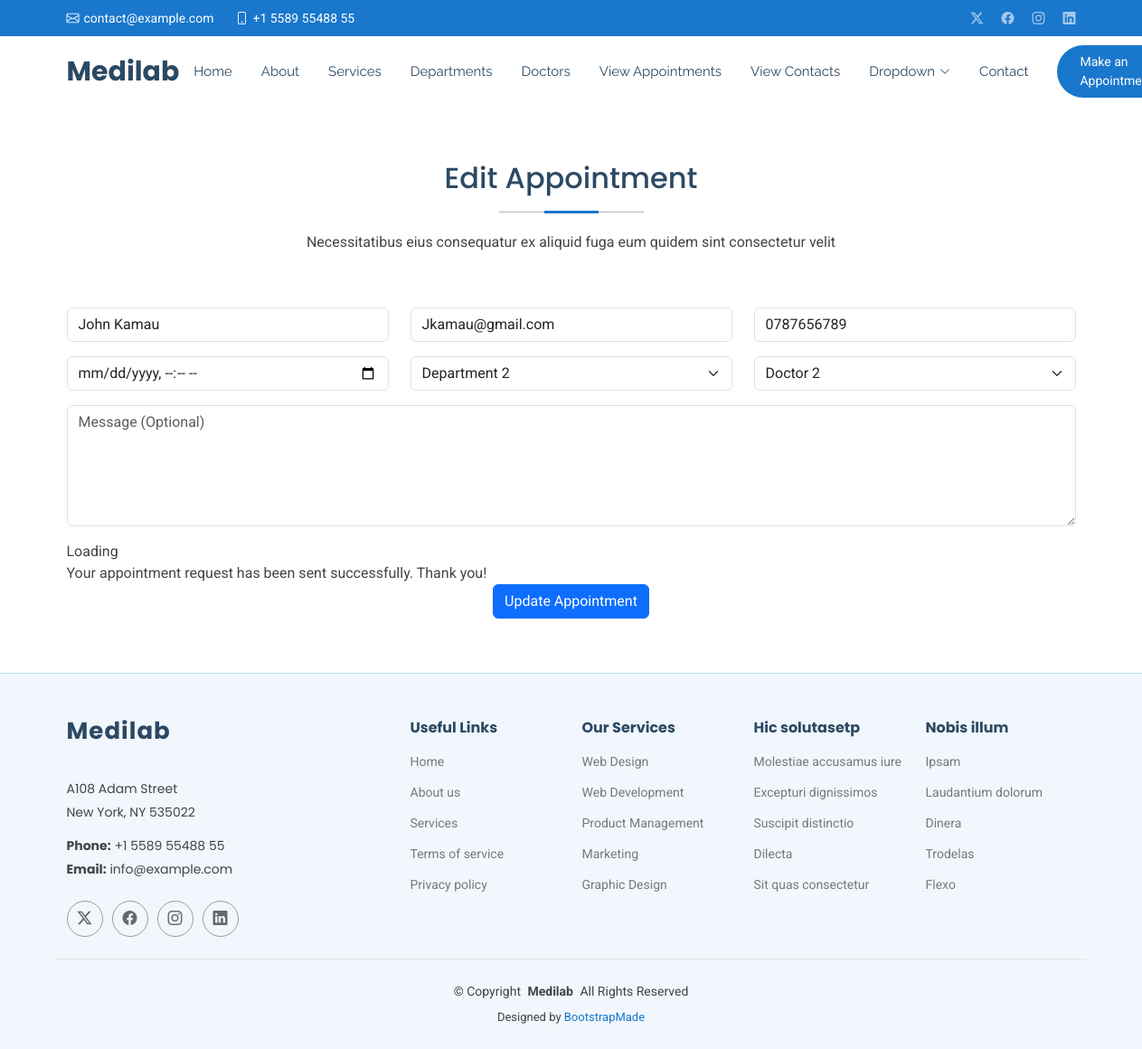
The app's page /edit/3, older data.
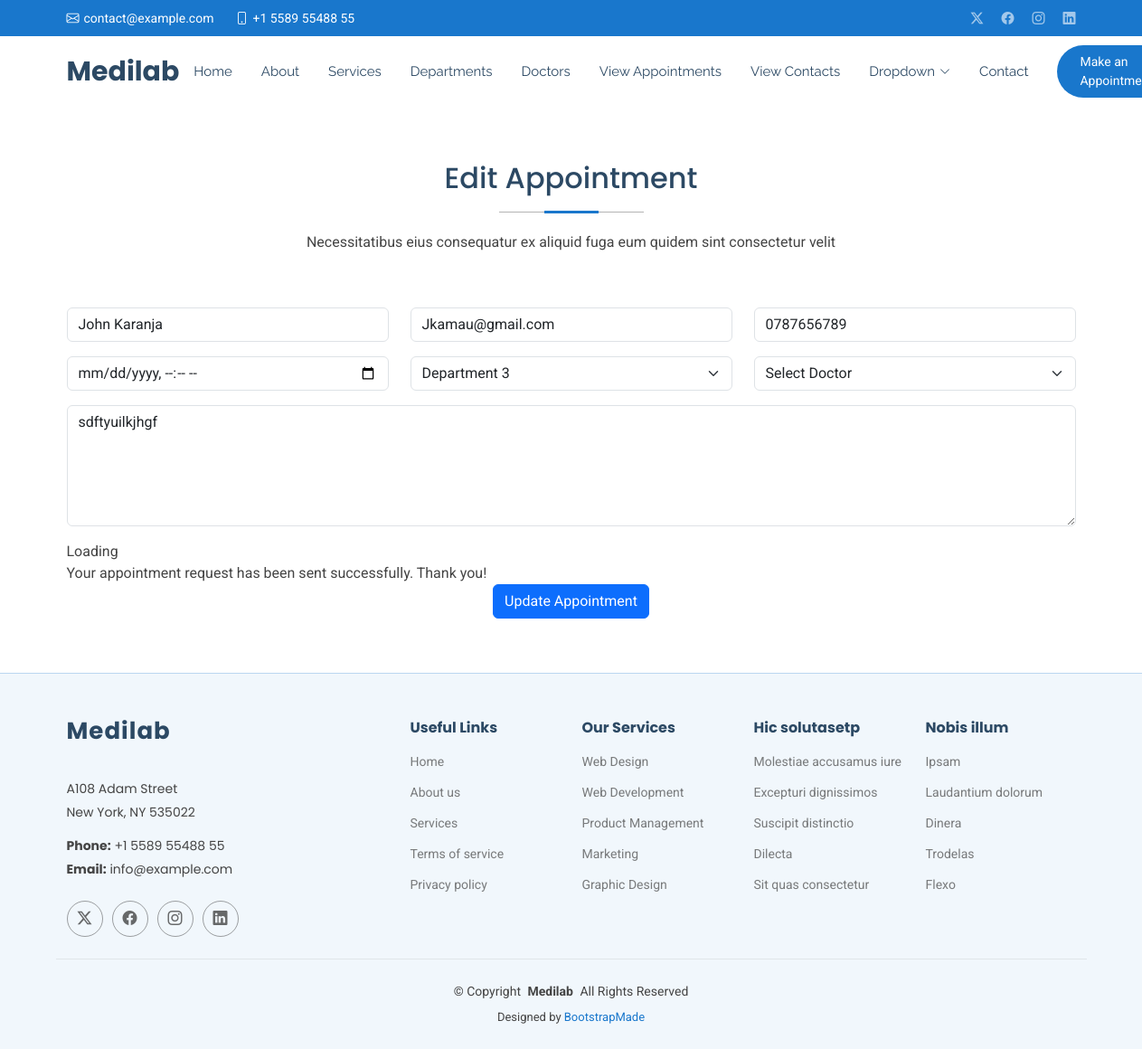
The same page, newer data.
### myapp/models.py (models this page shows, shortened)
class Appointment(models.Model):
    name =models.CharField(max_length=100)
    email = models.EmailField()
    phone = models.CharField(max_length=20)
    datetime =models.DateTimeField()
    department = models.CharField(max_length=100)
    doctor = models.CharField(max_length=100)
    message = models.TextField()

### myapp/views.py (the view)
# urls.py: path('edit/', views.edit, name='edit'),
def edit(request,id):
    editappointment =get_object_or_404(Appointment,id=id)
    if request.method == "POST":
        editappointment.name = request.POST.get('name')
        editappointment.email = request.POST.get('email')
        editappointment.phone = request.POST.get('phone')
        editappointment.datetime = request.POST.get('date')
        editappointment.department = request.POST.get('department')
        editappointment.doctor = request.POST.get('doctor')
        editappointment.message = request.POST.get('message')
        editappointment.save()
        messages.success(request, 'Your appointment has been updated successfully')
        return redirect('/show')
    else:
        return render(request,'edit.html',{'editappointment':editappointment})

### templates/edit.html (shortened to what this page needs)
{% extends 'starter-page.html' %}
{% load static %}
{% block content %}
    <section id="appointment" class="appointment section">
      <div class="container section-title" data-aos="fade-up">
        <h2>Edit Appointment</h2>
        <p>Necessitatibus eius consequatur ex aliquid fuga eum quidem sint consectetur velit</p>
      </div>
      <div class="container" data-aos="fade-up" data-aos-delay="100">
        <form  method="post" >
          <div class="row">
            <div class="col-md-4 form-group">
              <input type="text" name="name" value="{{ editappointment.name }}" class="form-control" id="name" placeholder="Your Name" required="">
            </div>
            <div class="col-md-4 form-group mt-3 mt-md-0">
              <input type="email" class="form-control" name="email" value="{{ editappointment.email }}" id="email" placeholder="Your Email" required="">
            </div>
            <div class="col-md-4 form-group mt-3 mt-md-0">
              <input type="tel" class="form-control" name="phone" value="{{ editappointment.phone }}"  id="phone" placeholder="Your Phone" required="">
            </div>
          </div>
          <div class="row">
            <div class="col-md-4 form-group mt-3">
              <input type="datetime-local" name="date" class="form-control datepicker" id="date" placeholder="Appointment Date" required="">
            </div>
            <div class="col-md-4 form-group mt-3">
              <select name="department" id="department" class="form-select" required="">
                <option value="Department 2"{% if editappointment.department == 'Department 2' %}
                	selected
                {% endif %} >Department 2</option>
                <option value="Department 3" {% if editappointment.department == 'Department 3' %}
                    selected
                {% endif %} >Department 3</option>
              </select>
            </div>
            <div class="col-md-4 form-group mt-3">
              <select name="doctor" id="doctor" class="form-select" required="">
                <option value="">Select Doctor</option>
                <option value="Doctor 2" {% if editappointment.doctor == 'Doctor 1' %}
                	selected
                {% endif %} >Doctor 2</option>
              </select>
            </div>
          </div>
          <div class="form-group mt-3">
            <textarea class="form-control" name="message" rows="5" placeholder="Message (Optional)">{{ editappointment.message }}</textarea>
          </div>
          <div class="mt-3">
            <div class="loading">Loading</div>
            <div class="sent-message">Your appointment request has been sent successfully. Thank you!</div>
            <div class="text-center"><button type="submit" class="btn btn-primary">Update Appointment</button></div>
          </div>
        </form>
      </div>
    </section>
{% endblock %}

Row changes from the older to the newer data that the page shows:
changed Appointment "Jkamau@gmail.com": name "John Kamau" → "John Karanja"; department "Department 2" → "Department 3"; message (not shown) → "sdftyuilkjhgf"; doctor "Doctor 2" → (not shown)
Text that changed along with them:
form field doctor: (not shown) → "Select Doctor"
